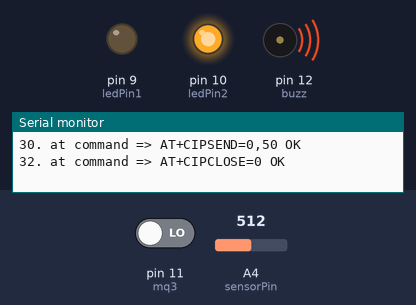
This sketch was run on a simulated Arduino Uno, built with avr-gcc and run on an emulated ATmega328P. Parts: output pins drawn as LEDs (lit = HIGH), buzzer (waves = sounding, pin HIGH), the last lines printed to the serial monitor. The test bench sets the inputs (shaded band); at power-on: pin 11 (mq3) LOW, A4 (sensorPin) = 512. The modem accepts every AT command (registered, SIM ready, sends succeed) and sends nothing else.

Above: at 1.2 s.
1.3 s: pin 11 (mq3) driven HIGH
At 2.6 s:
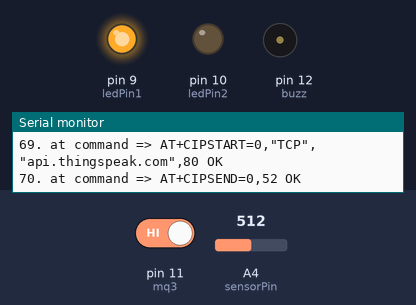
2.9 s: pin 11 (mq3) driven LOW
At 3.8 s:
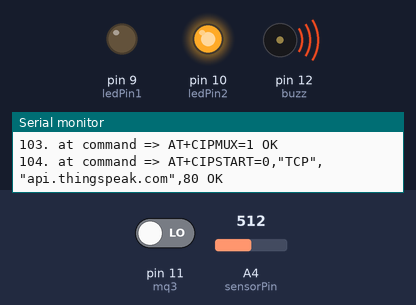
Timing chart, 0 to 5.9 s (numbered marks = the images above; inputs shaded):
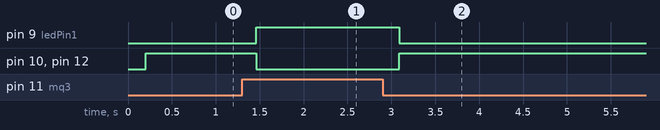

Measured:
- after the input at 1.3 s, pin 9 (ledPin1): LOW → HIGH after 0.16 s; pin 10 (ledPin2), pin 12 (buzz): HIGH → LOW after 0.16 s
- after the input at 2.9 s, pin 9 (ledPin1): HIGH → LOW after 0.19 s; pin 10 (ledPin2), pin 12 (buzz): LOW → HIGH after 0.19 s

The sketch:

Gas_Leak_Ditector.ino
```cpp
#include <SoftwareSerial.h>

const int mq3 = 11;
const int ledPin1 =  9;
const int ledPin2 =  10;
const int buzz =  12;
int mq3State = 0;


int sensorPin = A4;
int sensorValue;
#define RX 2 // TX of esp8266 in connected with Arduino pin 2
#define TX 3 // RX of esp8266 in connected with Arduino pin 3
String WIFI_SSID = "wifi12345678";// WIFI NAME
String WIFI_PASS = "wifi12345678"; // WIFI PASSWORD
String API = "H9AT65DESRBVE6 35";// Write API KEY
String HOST = "api.thingspeak.com";
String PORT = "80";
int countTrueCommand;
int countTimeCommand;
boolean found = false;
SoftwareSerial esp8266(RX,TX);
void setup() {

  pinMode(ledPin1, OUTPUT);
  pinMode(ledPin2, OUTPUT);
  pinMode(buzz, OUTPUT);
  pinMode(mq3, INPUT);

  Serial.begin(9600);
  esp8266.begin(115200);
  sendCommand("AT",5,"OK");
  sendCommand("AT+CWMODE=1",5,"OK");
  sendCommand("AT+CWJAP=\""+ WIFI_SSID +"\",\""+ WIFI_PASS +"\"",20,"OK");
}
void loop() {

  mq3State = digitalRead(mq3);

 sensorValue = analogRead(sensorPin);
 String getData="GET /update?api_key="+ API+"&field1="+map(mq3State,HIGH,LOW,100,0);
 sendCommand("AT+CIPMUX=1",5,"OK");
 sendCommand("AT+CIPSTART=0,\"TCP\",\""+ HOST +"\","+ PORT,15,"OK");
 sendCommand("AT+CIPSEND=0," +String(getData.length()+4),4,">");
 esp8266.println(getData);


  if (mq3State == HIGH) {
    digitalWrite(ledPin1, HIGH);
    digitalWrite(ledPin2, LOW);
    digitalWrite(buzz, LOW);
  } else {
    digitalWrite(ledPin1, LOW);
    digitalWrite(ledPin2, HIGH);
    digitalWrite(buzz, HIGH);
  }


 //delay(1500);
 countTrueCommand++;
 sendCommand("AT+CIPCLOSE=0",5,"OK");
}
void sendCommand(String command, int maxTime, char readReplay[]) {
  Serial.print(countTrueCommand);
  Serial.print(". at command => ");
  Serial.print(command);
  Serial.print(" ");
  while(countTimeCommand < (maxTime*1))
  {
    esp8266.println(command);//at+cipsend
    if(esp8266.find(readReplay))//ok
    {
      found = true;
      break;
    }
    countTimeCommand++;
  }
  if(found == true)
  {
    Serial.println("OK");
    countTrueCommand++;
    countTimeCommand = 0;
  }
  if(found == false)
  {
    Serial.println("Fail");
    countTrueCommand = 0;
    countTimeCommand = 0;
  }
  found = false;
 }
```
